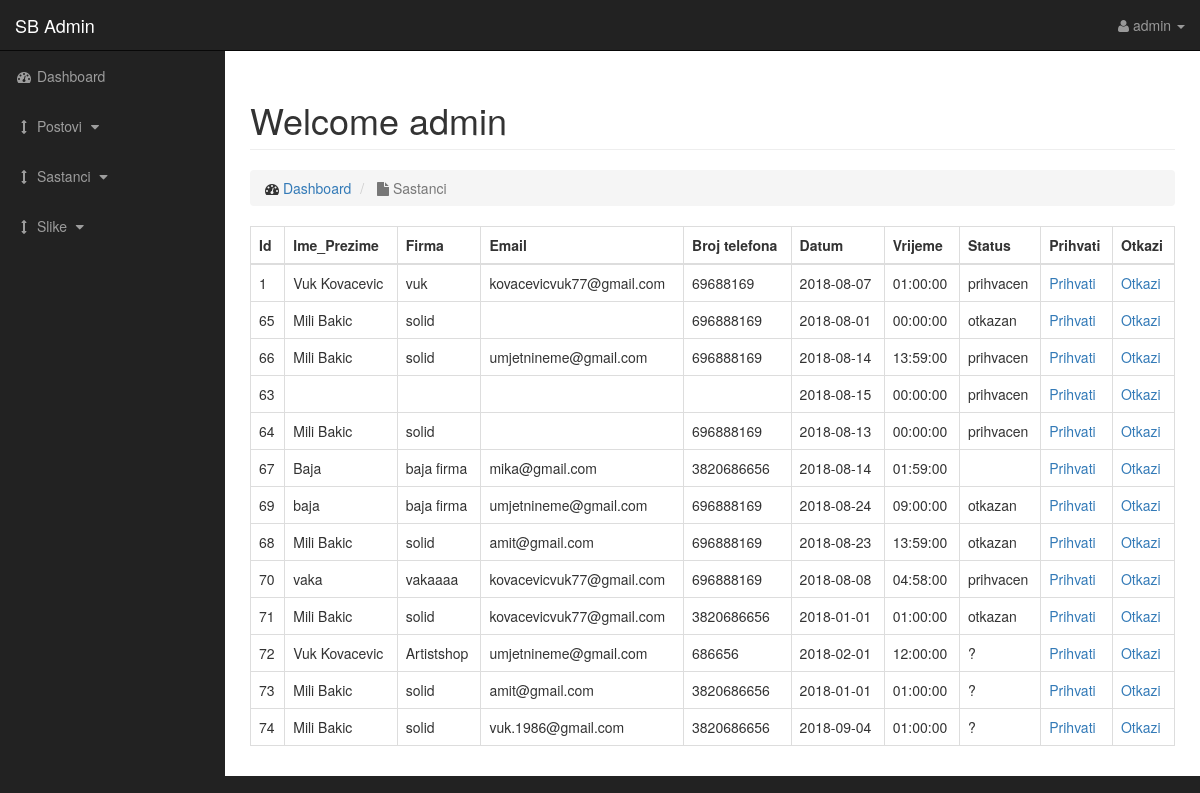
Screenshot of /admin/tabela.php (signed in) with the database file from the repository.
### tables this page shows
CREATE TABLE `zakazivanje` (
  `id` int(11) NOT NULL,
  `ime_prezime` varchar(64) NOT NULL,
  `firma` varchar(64) NOT NULL,
  `email` varchar(64) NOT NULL,
  `brojtelefona` varchar(64) NOT NULL,
  `datum` date NOT NULL,
  `vrijeme` time NOT NULL,
  `status` varchar(64) NOT NULL DEFAULT '?'
);

### admin/tabela.php (the view, shortened to what this page needs)
<?php
require "includes/config.php";
?>
<!DOCTYPE html>
<html lang="en">
<head>
    <link href="css/bootstrap.min.css" rel="stylesheet">
    <link href="css/sb-admin.css" rel="stylesheet">
    <link href="font-awesome/css/font-awesome.min.css" rel="stylesheet" type="text/css">
</head>
<body>
    <div id="wrapper">
        <nav class="navbar navbar-inverse navbar-fixed-top" role="navigation">
            <div class="navbar-header">
                <a class="navbar-brand" href="index.php">SB Admin</a>
            </div>
            <ul class="nav navbar-right top-nav">
                <li class="dropdown">
                    <a href="#" class="dropdown-toggle" data-toggle="dropdown"><i class="fa fa-user"></i> <?php echo $_SESSION['korisnik_login'];    ?> <b class="caret"></b></a>
                </li>
            </ul>
            <div class="collapse navbar-collapse navbar-ex1-collapse">
                <ul class="nav navbar-nav side-nav">
                    <li>
                        <a href="index.html"><i class="fa fa-fw fa-dashboard"></i> Dashboard</a>
                    </li>
                    <li>
                        <a href="javascript:;" data-toggle="collapse" data-target="#post_down"><i class="fa fa-fw fa-arrows-v"></i> Postovi <i class="fa fa-fw fa-caret-down"></i></a>
                    </li>
                    <li>
                        <a href="javascript:;" data-toggle="collapse" data-target="#demo"><i class="fa fa-fw fa-arrows-v"></i> Sastanci <i class="fa fa-fw fa-caret-down"></i></a>
                    </li>
                      <li>
                        <a href="javascript:;" data-toggle="collapse" data-target="#post_drop_down"><i class="fa fa-fw fa-arrows-v"></i> Slike <i class="fa fa-fw fa-caret-down"></i></a>
                    </li>
                </ul>
            </div>
        </nav>
        <div id="page-wrapper">
            <div class="container-fluid">
                <div class="row">
                    <div class="col-lg-12">
                        <h1 class="page-header">
                            Welcome <?php echo $_SESSION['korisnik_login'];    ?>
                        </h1>
                        <ol class="breadcrumb">
                            <li>
                                <i class="fa fa-dashboard"></i>  <a href="index.html">Dashboard</a>
                            </li>
                            <li class="active">
                                <i class="fa fa-file"></i> Sastanci
                            </li>
                        </ol>
                        <table class="table table-bordered table-hover">
                             <thead>
                               <tr>
                               <th>Id</th>
                               <th>Ime_Prezime</th>
                               <th>Firma</th>
                               <th>Email</th>
                               <th>Broj telefona</th>
                               <th>Datum</th>
                               <th>Vrijeme</th>
                               <th>Status</th>
                               <th>Prihvati</th>
                               <th>Otkazi</th>
                               </tr>
                             </thead>
                             <tbody>
                                <?php
                             $query = "SELECT * FROM zakazivanje";
                             $zakazivanje = mysqli_query($connection, $query);
                             while($row = mysqli_fetch_array($zakazivanje)){
                                 $id = $row['id'];
                                 $ime_prezime = $row['ime_prezime'];
                                 $firma = $row['firma'];
                                 $email = $row['email'];
                                 $brojtelefona = $row['brojtelefona'];
                                 $datum = $row['datum'];
                                 $vrijeme = $row['vrijeme'];
                                 $status = $row['status'];
                                 echo "<tr>";
                                    echo "<td>$id</td>";
                                    echo "<td>$ime_prezime</td>";
                                    echo "<td>$firma</td>";
                                    echo "<td>$email</td>";
                                    echo "<td>$brojtelefona</td>";
                                    echo "<td>$datum</td>";
                                    echo "<td>$vrijeme</td>";
                                    echo "<td>$status</td>";
                                    echo "<td><a href='tabela.php?prihvati=$id'>Prihvati</a></td>";
                                    echo "<td><a href='tabela.php?otkazi=$id'>Otkazi</a></td>";
                                echo "</tr>";
                            }
                                ?>
                             </tbody>
                             </table>
                    </div>
                </div>
            </div>
        </div>
    </div>
</body>
</html>

### admin/css/sb-admin.css (style rules this page uses)
body { margin-top: 100px; background-color: #222; }
@media (min-width:768px) { body { margin-top: 50px; } }
#wrapper { padding-left: 0; }
#page-wrapper { width: 100%; padding: 0; background-color: #fff; }
@media (min-width:768px) { #wrapper { padding-left: 225px; } }
@media (min-width:768px) { #page-wrapper { padding: 10px; } }
.top-nav { padding: 0 15px; }
.top-nav>li { display: inline-block; float: left; }
.top-nav>li>a { padding-top: 15px; padding-bottom: 15px; line-height: 20px; color: #999; }
@media (min-width:768px) { .side-nav { position: fixed; top: 51px; left: 225px; width: 225px; margin-left: -225px; border: none; border-radius: 0; overflow-y: auto; background-color: #222; } }
@media (min-width:768px) { .side-nav>li>a { width: 225px; } }

### rows the page displays
zakazivanje: id "1", ime_prezime "Vuk Kovacevic", firma "vuk", email "kovacevicvuk77@gmail.com", brojtelefona "69688169", datum "2018-08-07", vrijeme "01:00:00", status "prihvacen"
zakazivanje: id "65", ime_prezime "Mili Bakic", firma "solid", brojtelefona "696888169", datum "2018-08-01", vrijeme "00:00:00", status "otkazan"
zakazivanje: id "66", ime_prezime "Mili Bakic", firma "solid", email "umjetnineme@gmail.com", brojtelefona "696888169", datum "2018-08-14", vrijeme "13:59:00", status "prihvacen"
zakazivanje: id "63", datum "2018-08-15", vrijeme "00:00:00", status "prihvacen"
zakazivanje: id "64", ime_prezime "Mili Bakic", firma "solid", brojtelefona "696888169", datum "2018-08-13", vrijeme "00:00:00", status "prihvacen"
zakazivanje: id "67", ime_prezime "Baja", firma "baja firma", email "mika@gmail.com", brojtelefona "3820686656", datum "2018-08-14", vrijeme "01:59:00"
zakazivanje: id "69", ime_prezime "baja", firma "baja firma", email "umjetnineme@gmail.com", brojtelefona "696888169", datum "2018-08-24", vrijeme "09:00:00", status "otkazan"
zakazivanje: id "68", ime_prezime "Mili Bakic", firma "solid", email "amit@gmail.com", brojtelefona "696888169", datum "2018-08-23", vrijeme "13:59:00", status "otkazan"
zakazivanje: id "70", ime_prezime "vaka", firma "vakaaaa", email "kovacevicvuk77@gmail.com", brojtelefona "696888169", datum "2018-08-08", vrijeme "04:58:00", status "prihvacen"
zakazivanje: id "71", ime_prezime "Mili Bakic", firma "solid", email "kovacevicvuk77@gmail.com", brojtelefona "3820686656", datum "2018-01-01", vrijeme "01:00:00", status "otkazan"
zakazivanje: id "72", ime_prezime "Vuk Kovacevic", firma "Artistshop", email "umjetnineme@gmail.com", brojtelefona "686656", datum "2018-02-01", vrijeme "12:00:00", status "?"
zakazivanje: id "73", ime_prezime "Mili Bakic", firma "solid", email "amit@gmail.com", brojtelefona "3820686656", datum "2018-01-01", vrijeme "01:00:00", status "?"
zakazivanje: id "74", ime_prezime "Mili Bakic", firma "solid", email "vuk.1986@gmail.com", brojtelefona "3820686656", datum "2018-09-04", vrijeme "01:00:00", status "?"

### other values shown
$_SESSION['korisnik_login'] "admin"
